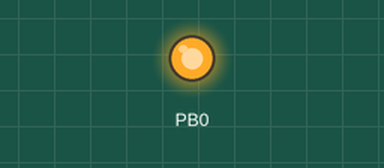
Bench run of a sketch on a simulated ATtiny85, built for the host (arithmetic inside an expression is 32-bit, double 64-bit). Parts: output pins drawn as LEDs (lit = HIGH).

Above: at 6.0 s.
At 8.0 s:
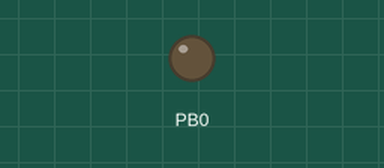
Timing chart, 0 to 10.2 s (numbered marks = the images above):
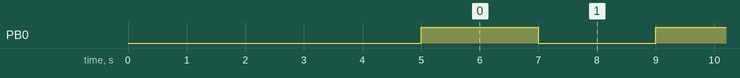

The sketch:

pippitank-engine-blink.ino
```cpp
// Phase A: PWR_EN drive test (white-bulb tactic)
//   PB0 = PWR_EN -> Q2 Gate -> Q1 (Pch) -> post-MOSFET rail
//   HIGH = ON, LOW = OFF
//
// Pre-conditions:
//   - SW1 fixed at pos1 (rev A Q2 source workaround)
//   - BAT+ from current-limited bench supply (NOT LiPo for first run)
//   - LED + 1k ohm tied between post-MOSFET node and GND as witness load
//   - VCC (ATtiny) = 5V from Arduino Uno (jtag2updi host)

void setup() {
  pinMode(PIN_PB0, OUTPUT);
  digitalWrite(PIN_PB0, LOW);
  delay(5000);
}

void loop() {
  digitalWrite(PIN_PB0, HIGH);
  delay(2000);
  digitalWrite(PIN_PB0, LOW);
  delay(2000);
}
```

Measured:
- by itself, PB0: alternates HIGH for 2.0 s and LOW for 2.0 s
